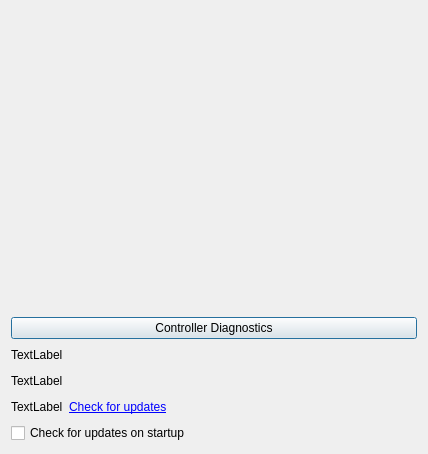
<?xml version="1.0" encoding="UTF-8"?>
<ui version="4.0">
 <class>MainDialog</class>
 <widget class="QDialog" name="MainDialog">
  <property name="geometry">
   <rect>
    <x>0</x>
    <y>0</y>
    <width>428</width>
    <height>454</height>
   </rect>
  </property>
  <property name="minimumSize">
   <size>
    <width>0</width>
    <height>0</height>
   </size>
  </property>
  <property name="windowTitle">
   <string>KytyPS5 Launcher</string>
  </property>
  <property name="locale">
   <locale language="English" country="UnitedStates"/>
  </property>
  <layout class="QGridLayout" name="gridLayout">
   <item row="0" column="0">
    <layout class="QVBoxLayout" name="verticalLayout_5">
     <item>
      <layout class="QHBoxLayout" name="horizontalLayout_3">
       <item>
        <layout class="QVBoxLayout" name="verticalLayout_3">
         <item>
          <widget class="ConfigurationListWidget" name="widget" native="true">
           <property name="sizePolicy">
            <sizepolicy hsizetype="MinimumExpanding" vsizetype="Preferred">
             <horstretch>0</horstretch>
             <verstretch>0</verstretch>
            </sizepolicy>
           </property>
           <property name="minimumSize">
            <size>
             <width>400</width>
             <height>300</height>
            </size>
           </property>
          </widget>
         </item>
        </layout>
       </item>
      </layout>
     </item>
     <item>
      <layout class="QVBoxLayout" name="verticalLayout_4">
       <item>
        <widget class="QPushButton" name="controller_diagnostics">
         <property name="text">
          <string>Controller Diagnostics</string>
         </property>
        </widget>
       </item>
       <item>
        <widget class="QLabel" name="label_settings_file">
         <property name="text">
          <string>TextLabel</string>
         </property>
        </widget>
       </item>
       <item>
        <widget class="QLabel" name="label_Interpreter">
         <property name="frameShape">
          <enum>QFrame::NoFrame</enum>
         </property>
         <property name="frameShadow">
          <enum>QFrame::Sunken</enum>
         </property>
         <property name="text">
          <string>TextLabel</string>
         </property>
        </widget>
       </item>
       <item>
        <layout class="QHBoxLayout" name="versionLayout">
         <item>
          <widget class="QLabel" name="label_Version">
           <property name="text">
            <string>TextLabel</string>
           </property>
          </widget>
         </item>
         <item>
          <widget class="QLabel" name="check_updates_link">
           <property name="text">
            <string>&lt;a href=&quot;check&quot;&gt;Check for updates&lt;/a&gt;</string>
           </property>
           <property name="textFormat">
            <enum>Qt::RichText</enum>
           </property>
          </widget>
         </item>
         <item>
          <spacer name="versionSpacer">
           <property name="orientation">
            <enum>Qt::Horizontal</enum>
           </property>
           <property name="sizeHint" stdset="0">
            <size>
             <width>40</width>
             <height>20</height>
            </size>
           </property>
          </spacer>
         </item>
        </layout>
       </item>
       <item>
        <widget class="QCheckBox" name="check_updates_on_startup">
         <property name="text">
          <string>Check for updates on startup</string>
         </property>
        </widget>
       </item>
      </layout>
     </item>
    </layout>
   </item>
  </layout>
 </widget>
 <layoutdefault spacing="6" margin="11"/>
 <customwidgets>
  <customwidget>
   <class>ConfigurationListWidget</class>
   <extends>QWidget</extends>
   <header>configurationListWidget.h</header>
   <container>1</container>
  </customwidget>
 </customwidgets>
 <resources/>
 <connections/>
 <buttongroups>
  <buttongroup name="buttonGroup_Console"/>
 </buttongroups>
</ui>
